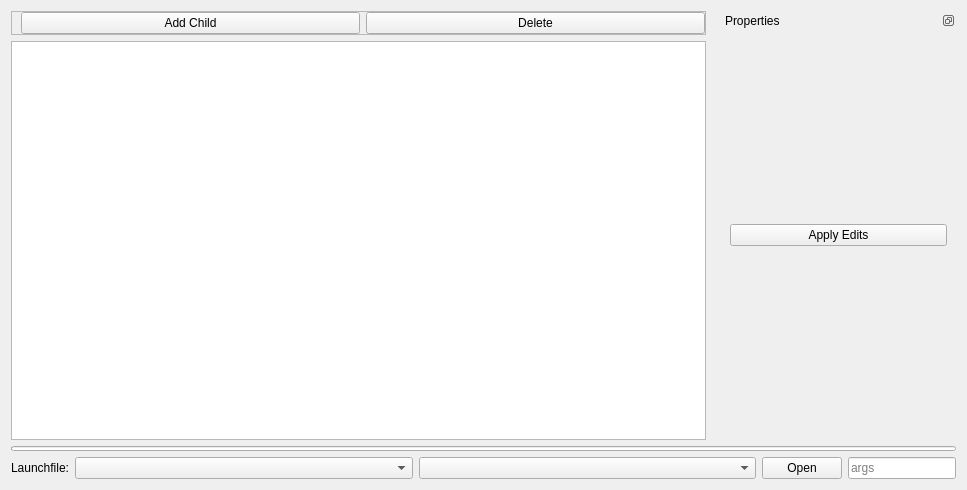
<?xml version="1.0" encoding="UTF-8"?>
<ui version="4.0">
 <class>LaunchtreeWidget</class>
 <widget class="QWidget" name="EditorWidget">
  <property name="geometry">
   <rect>
    <x>0</x>
    <y>0</y>
    <width>967</width>
    <height>490</height>
   </rect>
  </property>
  <property name="windowTitle">
   <string>LaunchtreeWidget</string>
  </property>
  <layout class="QVBoxLayout" name="verticalLayout_11" stretch="0,0,0">
   <item>
    <widget class="QWidget" name="widget_3" native="true">
     <layout class="QHBoxLayout" name="horizontalLayout_5" stretch="3,1">
      <property name="leftMargin">
       <number>0</number>
      </property>
      <property name="topMargin">
       <number>0</number>
      </property>
      <property name="rightMargin">
       <number>0</number>
      </property>
      <property name="bottomMargin">
       <number>0</number>
      </property>
      <item>
       <widget class="QWidget" name="widget" native="true">
        <layout class="QVBoxLayout" name="verticalLayout">
         <property name="leftMargin">
          <number>0</number>
         </property>
         <property name="topMargin">
          <number>0</number>
         </property>
         <property name="bottomMargin">
          <number>0</number>
         </property>
         <item>
          <widget class="QWidget" name="widget_2" native="true">
           <layout class="QHBoxLayout" name="horizontalLayout_3">
            <property name="leftMargin">
             <number>0</number>
            </property>
            <property name="topMargin">
             <number>0</number>
            </property>
            <property name="rightMargin">
             <number>0</number>
            </property>
            <property name="bottomMargin">
             <number>0</number>
            </property>
            <item>
             <widget class="QFrame" name="frame">
              <property name="frameShape">
               <enum>QFrame::StyledPanel</enum>
              </property>
              <property name="frameShadow">
               <enum>QFrame::Raised</enum>
              </property>
              <layout class="QHBoxLayout" name="horizontalLayout_4">
               <property name="leftMargin">
                <number>9</number>
               </property>
               <property name="topMargin">
                <number>0</number>
               </property>
               <property name="rightMargin">
                <number>0</number>
               </property>
               <property name="bottomMargin">
                <number>0</number>
               </property>
               <item>
                 <widget class="QPushButton" name="_add_button">
                   <property name="text">
                    <string>Add Child</string>
                   </property>
                 </widget>
               </item>
               <item>
                 <widget class="QPushButton" name="_del_button">
                   <property name="text">
                     <string>Delete</string>
                   </property>
                 </widget>
               </item>
              </layout>
             </widget>
            </item>
           </layout>
          </widget>
         </item>
         <item>
          <widget class="QStackedWidget" name="main_view">
           <property name="currentIndex">
            <number>0</number>
           </property>
           <widget class="QWidget" name="page_3">
            <layout class="QVBoxLayout" name="verticalLayout_12">
             <property name="leftMargin">
              <number>0</number>
             </property>
             <property name="topMargin">
              <number>0</number>
             </property>
             <property name="rightMargin">
              <number>0</number>
             </property>
             <property name="bottomMargin">
              <number>0</number>
             </property>
             <item>
              <widget class="QTreeWidget" name="launch_view">
               <attribute name="headerVisible">
                <bool>false</bool>
               </attribute>
               <column>
                <property name="text">
                 <string>1</string>
                </property>
               </column>
              </widget>
             </item>
            </layout>
           </widget>
           <widget class="QWidget" name="page_4">
            <layout class="QVBoxLayout" name="verticalLayout_13">
             <property name="leftMargin">
              <number>0</number>
             </property>
             <property name="topMargin">
              <number>0</number>
             </property>
             <property name="rightMargin">
              <number>0</number>
             </property>
             <property name="bottomMargin">
              <number>0</number>
             </property>
             <item>
              <widget class="QFrame" name="frame_2">
               <property name="frameShape">
                <enum>QFrame::StyledPanel</enum>
               </property>
               <property name="frameShadow">
                <enum>QFrame::Raised</enum>
               </property>
               <layout class="QVBoxLayout" name="verticalLayout_14">
                <item>
                 <spacer name="verticalSpacer_10">
                  <property name="orientation">
                   <enum>Qt::Vertical</enum>
                  </property>
                  <property name="sizeHint" stdset="0">
                   <size>
                    <width>20</width>
                    <height>134</height>
                   </size>
                  </property>
                 </spacer>
                </item>
                <item>
                 <widget class="QLabel" name="label_20">
                  <property name="font">
                   <font>
                    <weight>75</weight>
                    <bold>true</bold>
                   </font>
                  </property>
                  <property name="styleSheet">
                   <string notr="true">color: rgb(170, 0, 0);</string>
                  </property>
                  <property name="text">
                   <string>Failed to open selected launch file:</string>
                  </property>
                  <property name="alignment">
                   <set>Qt::AlignCenter</set>
                  </property>
                 </widget>
                </item>
                <item>
                 <spacer name="verticalSpacer_11">
                  <property name="orientation">
                   <enum>Qt::Vertical</enum>
                  </property>
                  <property name="sizeType">
                   <enum>QSizePolicy::Maximum</enum>
                  </property>
                  <property name="sizeHint" stdset="0">
                   <size>
                    <width>20</width>
                    <height>20</height>
                   </size>
                  </property>
                 </spacer>
                </item>
                <item>
                 <widget class="QLabel" name="error_label">
                  <property name="styleSheet">
                   <string notr="true">color: rgb(170, 0, 0);</string>
                  </property>
                  <property name="text">
                   <string>error_msg</string>
                  </property>
                  <property name="alignment">
                   <set>Qt::AlignCenter</set>
                  </property>
                  <property name="wordWrap">
                   <bool>true</bool>
                  </property>
                 </widget>
                </item>
                <item>
                 <widget class="QLabel" name="help_label">
                  <property name="font">
                   <font>
                    <italic>true</italic>
                   </font>
                  </property>
                  <property name="text">
                   <string>help_msg</string>
                  </property>
                  <property name="alignment">
                   <set>Qt::AlignCenter</set>
                  </property>
                  <property name="wordWrap">
                   <bool>true</bool>
                  </property>
                 </widget>
                </item>
                <item>
                 <spacer name="verticalSpacer_12">
                  <property name="orientation">
                   <enum>Qt::Vertical</enum>
                  </property>
                  <property name="sizeHint" stdset="0">
                   <size>
                    <width>20</width>
                    <height>133</height>
                   </size>
                  </property>
                 </spacer>
                </item>
               </layout>
              </widget>
             </item>
            </layout>
           </widget>
          </widget>
         </item>
        </layout>
       </widget>
      </item>
      <item>
       <widget class="QDockWidget" name="dockWidget">
        <property name="styleSheet">
         <string notr="true"/>
        </property>
        <property name="floating">
         <bool>false</bool>
        </property>
        <property name="features">
         <set>QDockWidget::DockWidgetFloatable|QDockWidget::DockWidgetMovable</set>
        </property>
        <property name="windowTitle">
         <string>Properties</string>
        </property>
        <widget class="QWidget" name="dockWidgetContents">
         <layout class="QGridLayout" name="gridLayout_2">
          <!--<item row="0" column="0">
           <widget class="QStackedWidget" name="properties_content">
            <property name="currentIndex">
             <number>0</number>
            </property>
            <layout class="QVBoxLayout" name="prop_layout">
              
            </layout>
           </widget>
          </item>-->
          <item>
            <widget class="QPushButton" name="_apply">
              <property name="text">
                <string>Apply Edits</string>
              </property>
            </widget>
          </item>
         </layout>
        </widget>
       </widget>
      </item>
     </layout>
    </widget>
   </item>
   <item>
    <widget class="QProgressBar" name="progress_bar">
     <property name="maximumSize">
      <size>
       <width>16777215</width>
       <height>5</height>
      </size>
     </property>
     <property name="value">
      <number>0</number>
     </property>
     <property name="textVisible">
      <bool>false</bool>
     </property>
    </widget>
   </item>
   <item>
    <widget class="QWidget" name="widget" native="true">
     <layout class="QHBoxLayout" name="horizontalLayout_2" stretch="0,1,1,0,0,1">
      <property name="leftMargin">
       <number>0</number>
      </property>
      <property name="topMargin">
       <number>0</number>
      </property>
      <property name="rightMargin">
       <number>0</number>
      </property>
      <property name="bottomMargin">
       <number>0</number>
      </property>
      <item>
       <widget class="QLabel" name="label">
        <property name="text">
         <string>Launchfile:</string>
        </property>
       </widget>
      </item>
      <item>
       <widget class="QComboBox" name="package_select">
        <property name="editable">
         <bool>false</bool>
        </property>
        <property name="insertPolicy">
         <enum>QComboBox::InsertAtTop</enum>
        </property>
       </widget>
      </item>
      <item>
       <widget class="QComboBox" name="launchfile_select"/>
      </item>
      <item>
       <widget class="QPushButton" name="open_button">
        <property name="toolTip">
         <string>Open and edit this launch file</string>
        </property>
        <property name="text">
         <string>Open</string>
        </property>
       </widget>
      </item>
      <item>
       <widget class="QLineEdit" name="args_input">
        <property name="toolTip">
         <string>Pass args to the root launch file like 'arg_key:=arg_value'</string>
        </property>
        <property name="placeholderText">
         <string>args</string>
        </property>
       </widget>
      </item>
     </layout>
    </widget>
   </item>
  </layout>
 </widget>
 <resources/>
 <connections/>
</ui>
